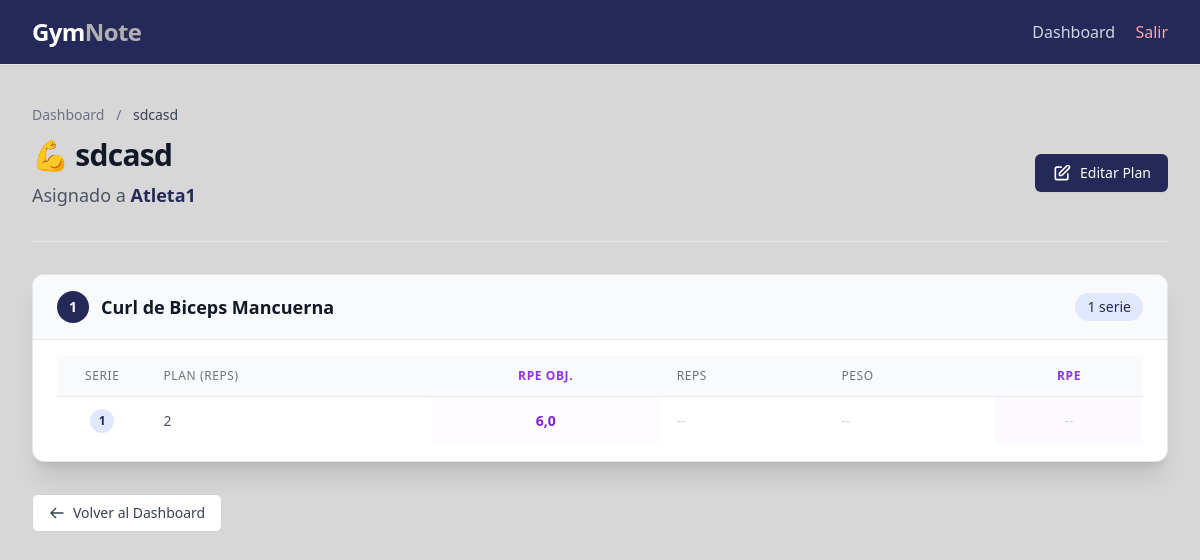
The page /entrenamiento/40/detalle/ (signed in) on the database its author committed.
### core/models.py (models this page shows, shortened)
class Entrenamiento(models.Model):
    entrenador = models.ForeignKey(
        PerfilUsuario,
        on_delete=models.CASCADE,
        limit_choices_to={'tipo': 'entrenador'},  # Restringe la selección a usuarios con rol de entrenador.
        related_name='entrenamientos_creados'
    )
    atleta = models.ForeignKey(
        PerfilUsuario,
        on_delete=models.CASCADE,
        limit_choices_to={'tipo': 'atleta'},  # Restringe la selección a usuarios con rol de atleta.
        related_name='entrenamientos'
    )
    mesociclo = models.ForeignKey(
        Mesociclo,
        on_delete=models.SET_NULL,
        null=True,
        blank=True,
        related_name='entrenamientos',
        help_text="Bloque al que pertenece este entreno"
    )
    nombre = models.CharField(max_length=150, help_text="Nombre de la sesión (ej: Torso A)")
    notas = models.TextField(blank=True, help_text="Notas o comentarios del entrenamiento")
    semana = models.PositiveIntegerField(
        default=1,
        help_text="Número de semana dentro del mesociclo"
    )
    dia_orden = models.PositiveIntegerField(
        default=1,
        help_text="Orden de la sesión en la semana (1, 2, 3...)"
    )
    created_at = models.DateTimeField(auto_now_add=True)
    updated_at = models.DateTimeField(auto_now=True)
    class Meta:
        verbose_name = "Entrenamiento"
        verbose_name_plural = "Entrenamientos"
        ordering = ["-created_at"]
    nombre = models.CharField(max_length=150, help_text="Nombre del entrenamiento")
    notas = models.TextField(blank=True, help_text="Notas o comentarios del entrenamiento")
    ejercicios = models.ManyToManyField(
        Ejercicio,
        through='DetalleEntrenamiento',
        related_name='entrenamientos'
    )
    created_at = models.DateTimeField(auto_now_add=True)
    updated_at = models.DateTimeField(auto_now=True)
    class Meta:
        verbose_name = "Entrenamiento"
        verbose_name_plural = "Entrenamientos"
        ordering = ["-created_at"]  # Orden descendente por fecha de creación.

class PerfilUsuario(models.Model):
    TIPO_USUARIO = [
        ('entrenador', 'Entrenador'),
        ('atleta', 'Atleta'),
    ]
    user = models.OneToOneField(
        User,
        on_delete=models.CASCADE,
        related_name='perfil'  # Permite acceder al perfil mediante user.perfil
    )
    tipo = models.CharField(max_length=20, choices=TIPO_USUARIO)
    nombre = models.CharField(max_length=100)
    email = models.EmailField(unique=True)
    peso = models.DecimalField(
        max_digits=5,
        decimal_places=2,
        null=True,
        blank=True,
        help_text="Peso en kilogramos (solo atletas)"
    )
    entrenador = models.ForeignKey(
        'self',
        on_delete=models.SET_NULL,
        null=True,
        blank=True,
        related_name='atletas',
        help_text="Entrenador asignado (solo para atletas)"
    )
    class Meta:
        verbose_name = "Perfil de Usuario"
        verbose_name_plural = "Perfiles de Usuarios"
        ordering = ["nombre"]

class DetalleEntrenamiento(models.Model):
    entrenamiento = models.ForeignKey(
        Entrenamiento,
        on_delete=models.CASCADE,
        related_name='detalles'
    )
    ejercicio = models.ForeignKey(
        Ejercicio,
        on_delete=models.CASCADE,
        related_name='detalles'
    )
    orden = models.PositiveIntegerField(
        default=0,
        blank=False,
        null=False,
        db_index=True,
        help_text="Posición del ejercicio en la rutina (1, 2, 3...)"
    )
    peso_recomendado = models.DecimalField(
        max_digits=5,
        decimal_places=2,
        blank=True,
        null=True,
        help_text="Peso recomendado por el entrenador (kg)"
    )
    notas = models.TextField(blank=True, help_text="Notas específicas sobre el ejercicio")
    video_atleta = models.FileField(
        upload_to="videos_atletas/",
        blank=True,
        null=True,
        help_text="Video subido por el atleta ejecutando el ejercicio"
    )
    created_at = models.DateTimeField(auto_now_add=True)
    updated_at = models.DateTimeField(auto_now=True)
    class Meta:
        verbose_name = "Detalle de Entrenamiento"
        verbose_name_plural = "Detalles de Entrenamientos"
        ordering = ["entrenamiento", "orden"]

class Ejercicio(models.Model):
    nombre = models.CharField(max_length=150)
    video = models.URLField(blank=True, null=True)
    created_at = models.DateTimeField(auto_now_add=True)
    uploaded_at = models.DateTimeField(auto_now_add=True)
    class Meta:
        verbose_name = "Ejercicio"
        verbose_name_plural = "Ejercicios"
        ordering = ["nombre"]

class SerieEjercicio(models.Model):
    detalle_entrenamiento = models.ForeignKey(
        DetalleEntrenamiento,
        on_delete=models.CASCADE,
        related_name='series'
    )
    entrenamiento = models.ForeignKey(
        Entrenamiento,
        on_delete=models.CASCADE,
        related_name='series',
        null=True,
        blank=True
    )
    numero_serie = models.PositiveIntegerField(help_text="Número de la serie")
    repeticiones_o_rango = models.CharField(max_length=20, help_text="Ej: '10' o '8-12'")
    rpe_prescrito = models.DecimalField(
        max_digits=3,
        decimal_places=1,
        null=True,
        blank=True,
        help_text="RPE Objetivo (ej: 8, 9)"
    )
    peso_real = models.DecimalField(
        max_digits=5,
        decimal_places=2,
        null=True,
        blank=True,
        verbose_name="Peso levantado (kg)"
    )
    repeticiones_reales = models.PositiveIntegerField(
        null=True,
        blank=True,
        verbose_name="Repeticiones realizadas"
    )
    rpe_real = models.DecimalField(
        max_digits=3,
        decimal_places=1,
        null=True,
        blank=True,
        verbose_name="RPE Real"
    )
    created_at = models.DateTimeField(auto_now_add=True)
    updated_at = models.DateTimeField(auto_now=True)
    class Meta:
        verbose_name = "Serie de Ejercicio"
        verbose_name_plural = "Series de Ejercicios"
        ordering = ["detalle_entrenamiento", "numero_serie"]

### core/views.py (the view)
# urls.py: path('entrenamiento/<int:pk>/detalle/', EntrenamientoDetailView.as_view(), name='entrenamiento_detail'),
class EntrenamientoDetailView(LoginRequiredMixin, DetailView):
    model = Entrenamiento
    template_name = "core/entrenamientos/ver_detalle.html"
    context_object_name = "entrenamiento"
    def get_context_data(self, **kwargs):
        context = super().get_context_data(**kwargs)
        entrenamiento = self.get_object()
        atleta = entrenamiento.atleta
        ultimo_peso_subquery = SerieEjercicio.objects.filter(
            detalle_entrenamiento__ejercicio=OuterRef('ejercicio__pk'),
            entrenamiento__atleta=atleta,
            peso_real__isnull=False
        ).order_by(
            '-updated_at'
        ).values(
            'peso_real'
        )[:1]
        detalles = entrenamiento.detalles.order_by('orden').select_related('ejercicio').annotate(
            ultimo_peso_utilizado=Subquery(
                ultimo_peso_subquery,
                output_field=DecimalField() # Especificamos el tipo de dato
            )
        ).prefetch_related('series') # Hacemos prefetch de las series del plan actual
        context["detalles"] = detalles
        return context

### templates/core/entrenamientos/ver_detalle.html (shortened to what this page needs)
{% extends "base.html" %}
{% block content %}
<div class="max-w-7xl mx-auto">
    <header class="mb-8">
        <nav class="text-sm mb-3 text-gray-500">
            <a href="{% url 'dashboard' %}" class="hover:text-primary">Dashboard</a>
            <span class="mx-2">/</span>
            <span class="text-gray-700 font-medium">{{ entrenamiento.nombre }}</span>
        </nav>
        <div class="flex flex-col sm:flex-row justify-between items-start sm:items-center">
            <div>
                <h1 class="text-3xl font-extrabold text-gray-900 tracking-tight flex items-center">
                    💪 {{ entrenamiento.nombre }}
                </h1>
                <p class="mt-2 text-lg text-gray-600">
                    Asignado a <span class="font-semibold text-primary">{{ entrenamiento.atleta.nombre }}</span>
                </p>
            </div>
            {% if request.user.perfil.tipo == 'entrenador' %}
            <div class="mt-4 sm:mt-0">
                <a href="{% url 'entrenamiento_update' pk=entrenamiento.pk %}"
                   class="inline-flex items-center px-4 py-2 border border-transparent text-sm font-medium rounded-md shadow-sm text-white bg-primary hover:bg-indigo-700 transition duration-150">
                    <svg class="w-5 h-5 mr-2" fill="none" stroke="currentColor" viewBox="0 0 24 24">
                        <path stroke-linecap="round" stroke-linejoin="round" stroke-width="2" d="M11 5H6a2 2 0 00-2 2v11a2 2 0 002 2h11a2 2 0 002-2v-5m-1.414-9.414a2 2 0 112.828 2.828L11.828 15H9v-2.828l8.586-8.586z" />
                    </svg>
                    Editar Plan
                </a>
            </div>
            {% endif %}
        </div>
    </header>
    <hr class="border-gray-200 my-8">
    <div class="space-y-8">
        {% for detalle in detalles %}
            <div class="bg-white shadow-xl rounded-xl overflow-hidden border border-gray-200">
                <div class="px-6 py-4 bg-gray-50 border-b border-gray-200">
                    <div class="flex items-center justify-between">
                        <div class="flex items-center space-x-3">
                            <span class="inline-flex items-center justify-center h-8 w-8 rounded-full bg-primary text-white font-bold text-sm">
                                {{ forloop.counter }}
                            </span>
                            <h3 class="text-lg font-bold text-gray-900">
                                {{ detalle.ejercicio.nombre }}
                            </h3>
                        </div>
                        <span class="inline-flex items-center px-3 py-1 rounded-full text-sm font-medium bg-indigo-100 text-primary">
                            {{ detalle.series.count }} serie{{ detalle.series.count|pluralize }}
                        </span>
                    </div>
                </div>
                <div class="px-6 py-4">
                    {% if detalle.series.all %}
                        <div class="overflow-x-auto">
                            <table class="min-w-full divide-y divide-gray-200">
                                <thead class="bg-gray-50">
                                    <tr>
                                        <th class="px-4 py-3 text-center text-xs font-medium text-gray-500 uppercase tracking-wider w-1/12">Serie</th>
                                        <th class="px-4 py-3 text-left text-xs font-medium text-gray-500 uppercase tracking-wider">Plan (Reps)</th>
                                        <th class="px-4 py-3 text-center text-xs font-bold text-purple-600 uppercase tracking-wider">RPE Obj.</th>
                                        <th class="px-4 py-3 text-left text-xs font-medium text-gray-500 uppercase tracking-wider">Reps</th>
                                        <th class="px-4 py-3 text-left text-xs font-medium text-gray-500 uppercase tracking-wider">Peso</th>
                                        <th class="px-4 py-3 text-center text-xs font-bold text-purple-600 uppercase tracking-wider">RPE</th>
                                    </tr>
                                </thead>
                                <tbody class="bg-white divide-y divide-gray-200">
                                    {% for serie in detalle.series.all|dictsort:"numero_serie" %}
                                        <tr class="hover:bg-gray-50 transition-colors">
                                            <td class="px-4 py-3 whitespace-nowrap text-sm font-medium text-center">
                                                <span class="inline-flex items-center justify-center h-6 w-6 rounded-full bg-indigo-100 text-primary font-bold text-xs">
                                                    {{ serie.numero_serie }}
                                                </span>
                                            </td>
                                            <td class="px-4 py-3 whitespace-nowrap text-sm text-gray-600">
                                                {{ serie.repeticiones_o_rango }}
                                            </td>
                                            <td class="px-4 py-3 whitespace-nowrap text-sm text-center font-bold text-purple-700 bg-purple-50/30">
                                                {{ serie.rpe_prescrito|default:"-" }}
                                            </td>
                                            <td class="px-4 py-3 whitespace-nowrap text-sm">
                                                {% if serie.repeticiones_reales is not None %}
                                                    <span class="font-semibold text-gray-800">{{ serie.repeticiones_reales }}</span>
                                                {% else %}
                                                    <span class="text-gray-300 italic">--</span>
                                                {% endif %}
                                            </td>
                                            <td class="px-4 py-3 whitespace-nowrap text-sm">
                                                {% if serie.peso_real is not None %}
                                                    <span class="font-semibold text-gray-800">{{ serie.peso_real }} kg</span>
                                                {% else %}
                                                    <span class="text-gray-300 italic">--</span>
                                                {% endif %}
                                            </td>
                                            <td class="px-4 py-3 whitespace-nowrap text-sm text-center font-bold text-purple-800 bg-purple-50/50">
                                                {% if serie.rpe_real %}
                                                    {{ serie.rpe_real }}
                                                {% else %}
                                                    <span class="text-gray-300 font-normal">--</span>
                                                {% endif %}
                                            </td>
                                        </tr>
                                    {% endfor %}
                                </tbody>
                            </table>
                        </div>
                    {% else %}
                        <div class="text-center py-6 text-gray-500">
                            <p class="text-sm">No hay series configuradas.</p>
                        </div>
                    {% endif %}
                </div>
            </div>
        {% empty %}
            <div class="text-center py-16 px-6 bg-white shadow-xl rounded-xl border border-gray-200">
                <h3 class="mt-4 text-xl font-semibold text-gray-900">¡Aún no hay ejercicios!</h3>
                <p class="mt-2 text-base text-gray-500">Edita este entrenamiento para añadir los ejercicios primero.</p>
            </div>
        {% endfor %}
    </div>
    <div class="mt-8 mb-12">
        <a href="{% url 'dashboard' %}"
           class="inline-flex items-center px-4 py-2 border border-gray-300 text-sm font-medium rounded-md text-gray-700 bg-white hover:bg-gray-50 transition duration-150">
            <svg class="w-4 h-4 mr-2" fill="none" stroke="currentColor" viewBox="0 0 24 24">
                <path stroke-linecap="round" stroke-linejoin="round" stroke-width="2" d="M10 19l-7-7m0 0l7-7m-7 7h18" />
            </svg>
            Volver al Dashboard
        </a>
    </div>
</div>
{% endblock content %}

### rows shown on the page
Entrenamiento: nombre "sdcasd", atleta.nombre "Atleta1"
DetalleEntrenamiento: ejercicio.nombre "Curl de Biceps Mancuerna", series.count "1"
SerieEjercicio: numero_serie "1", repeticiones_o_rango "2", rpe_prescrito "6,0"
